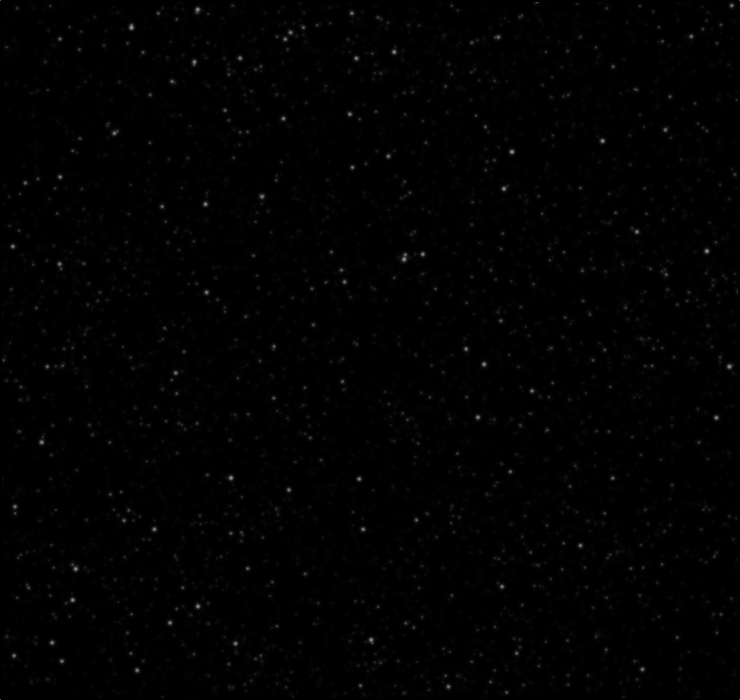
#> input picture comic_2712/gravity_2x.png, 1480 x 1400 px (shown at 1/2 size); its folder holds only this picture in this run
$ python __main__.py
#> lines starting #> are read from the running program, lines starting #| are printed output that depends on the picture
### comic_2712/stitch_images.py
import os
from PIL import Image, ImageDraw, ImageFont
from pathlib import Path
from math import ceil

# [12 lines left out: function stitch_planet, not called in this run]

def create_background_image(width_in_tiles: int, height_in_tiles: int, reduced_image_size: int, out_directory: Path):
    space_image = Image.new("RGBA", (reduced_image_size * width_in_tiles, reduced_image_size * height_in_tiles))
    file_name = Path(f"gravity_2x.png")
    image_tile = Image.open(file_name).convert("RGBA")
    image_tile = image_tile.resize((reduced_image_size, reduced_image_size))
    for y in range(0, height_in_tiles):
        for x in range(0, width_in_tiles):
            space_image.paste(image_tile, (x * reduced_image_size, y * reduced_image_size))
    image_tile.close()
    space_image.save(out_directory / f"empty_universe.png")
    return space_image

# [10 lines left out: function add_great_attractor_annotation, not called in this run]


def stitch_planet_into_space(directory: Path, out_directory: Path, planet_locations, min_x, min_y, max_x, max_y, reduced_image_size = 64):
    print(f"Stitching universe")

    width_in_tiles = int(ceil((max_x - min_x) / 1024))
    height_in_tiles = int(ceil((max_y - min_y) / 1024))

    space_image = create_background_image(width_in_tiles, height_in_tiles, reduced_image_size, out_directory)

    for name, planet in planet_locations.items():
        p_file = directory / f"{name}.png"
        planet_tile = Image.open(p_file).convert("RGBA")
        planet_tile = planet_tile.resize(
            (
                reduced_image_size * planet["width_in_tiles"],
                reduced_image_size * planet["width_in_tiles"]
            )
        )
        if name == "greatattractor":
            # special case, because this is so far away from the other planets
            x = 0
            y = space_image.height - planet_tile.height

            add_great_attractor_annotation(planet_tile.width, planet_tile.height, space_image)
        else:
            # planet loc is the center of the planet
            # but pillow's paste using the top left corner
            x = (planet["loc"][0] - planet["width"]/2 - min_x) * (reduced_image_size/1024)
            y = (planet["loc"][1] - planet["height"]/2 - min_y) * (reduced_image_size/1024)
        space_image.paste(planet_tile, (int(x), int(y)), planet_tile)

    space_image.save(out_directory / f"universe.png")
    space_image.close()

### comic_2712/pull_images.py
from pathlib import Path

from concurrent import futures
import shutil
import requests

# [7 lines left out: function get_tile, not called in this run]


def pull_all_images(planet: str, planet_path: Path, width: int) -> Path:
    print(f"downloading {width * width} images for {planet}")
    planet_tile_path = planet_path / planet
    planet_tile_path.mkdir(exist_ok=True)
    # for x in range(0, width):
    #     for y in range(0, width):
    #         get_tile(x, y, planet, planet_tile_path)
    return planet_tile_path

### comic_2712/__main__.py
import json
from pathlib import Path

import pull_images
import stitch_images

if __name__ == "__main__":
    with open('./config.json') as json_data:
#> (reads comic_2712/config.json from the repository)
        config = json.load(json_data)
    planet_path = Path(f"./xkcd_2712/planets")
    planet_path.mkdir(parents=True, exist_ok=True)
    min_x_location = 0
    min_y_location = 0
    max_x_location = 0
    max_y_location = 0
    planet_configs = config["Kl"]
    for name, planet_config in planet_configs.items():
        # each image tile is 1024
        # so we can get planet tile limits from the planet width
        # all planets are square images, width and height and interchangeable
        assert(planet_config["width"] == planet_config["height"])
        width_in_images = planet_config["width"] // 1024
        planet_tile_directory = pull_images.pull_all_images(name, planet_path, width_in_images)
        # stitch_images.stitch_planet(
        #     width_in_images,
        #     planet_tile_directory,
        #     planet_path,
        #     name
        # )
        # there is a function Jn in the source that scales all cords by 2, and flips the y axis
        planet_config["loc"] = [planet_config["loc"][0]*2, -planet_config["loc"][1]*2]
        planet_config["width_in_tiles"] = width_in_images
        # the greatattractor is so far away from other objects
        # we manually place it not-to-scale to avoid inflating the image size
        if name != "greatattractor":
            planet_x, planet_y = planet_config["loc"]
            planet_radius = planet_config["width"]/2
            min_x_location = min(min_x_location, planet_x - planet_radius)
            max_x_location = max(max_x_location, planet_x + planet_radius)
            min_y_location = min(min_y_location, planet_y - planet_radius)
            max_y_location = max(max_y_location, planet_y + planet_radius)
    universe_path = Path(f"./xkcd_2712/universes")
    universe_path.mkdir(parents=True, exist_ok=True)
    stitch_images.stitch_planet_into_space(
        planet_path,
        universe_path,
        planet_configs,
        min_x_location,
        min_y_location,
        max_x_location,
        max_y_location
    )
#> in create_background_image, `space_image = Image.new("RGBA", (reduced_image_size * width_in_tiles, ..`: space_image: PIL image 7488x6336 RGBA; every value is 0
#> in create_background_image, `image_tile = image_tile.resize((reduced_image_size, reduced_image_size))`:
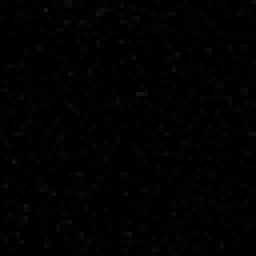
#> image_tile: PIL image 64x64 RGBA (shown 4 times larger); mean R, G, B, A 1.6, 1.6, 1.6, 255
#> after the loop in create_background_image, `for y in range(0, height_in_tiles):`:
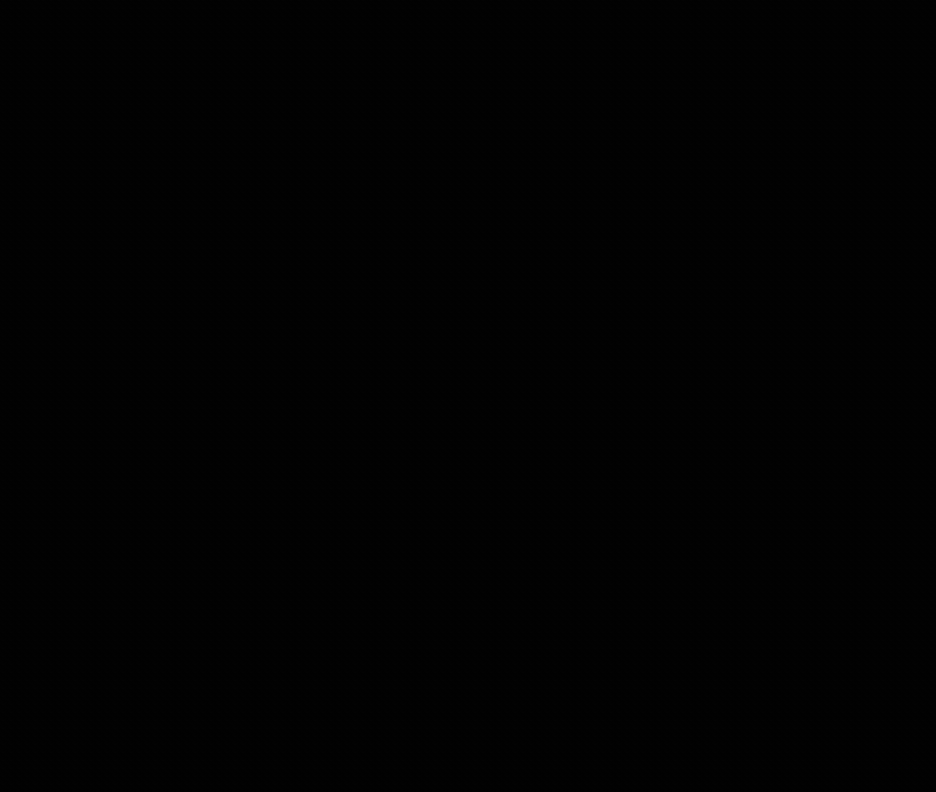
#> space_image: PIL image 7488x6336 RGBA (shown at 1/8 size); mean R, G, B, A 1.6, 1.6, 1.6, 255
#> (the run stopped early here; a loop or call above may not have finished)
